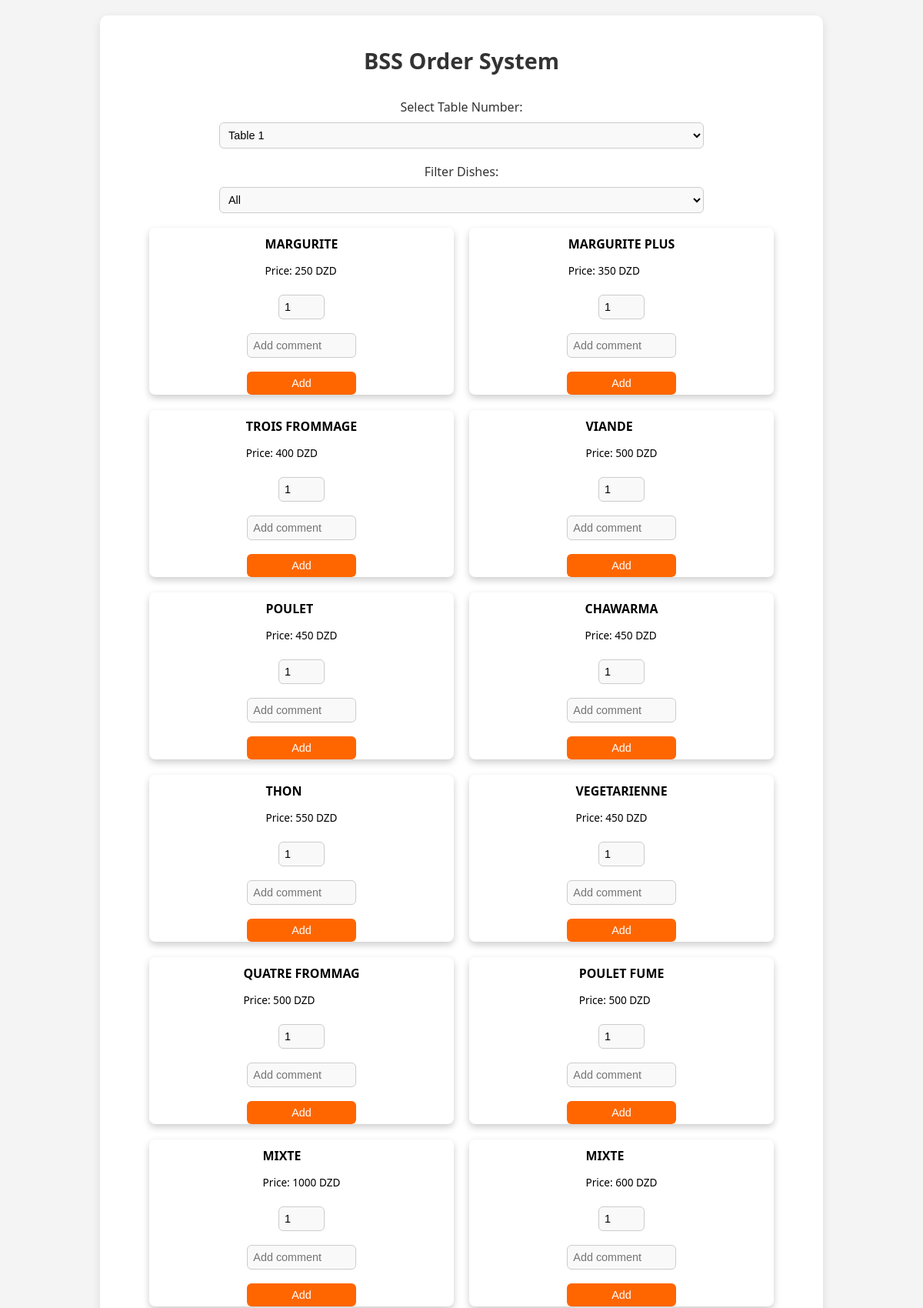
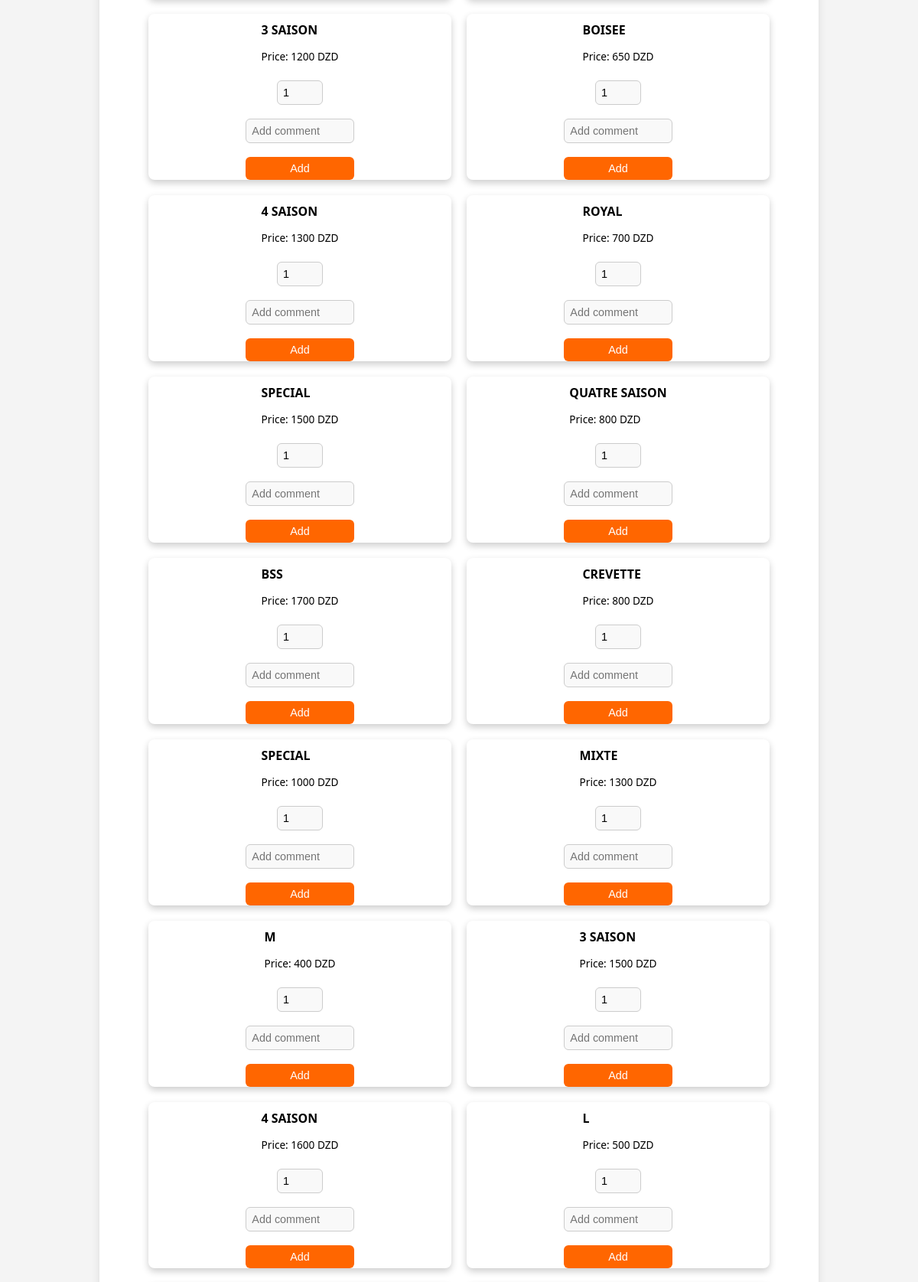
The page /order_system/ (signed in, upper part) on the database its author committed (2 pictures, top to bottom).
### pizza_app/models.py (models this page shows, shortened)
class Menu(models.Model):
    name = models.CharField(max_length=255)
    typ = models.ForeignKey(Typ  ,on_delete=models.SET_NULL, null=True, blank=True )
    price = models.DecimalField(max_digits=8, decimal_places=0)

### pizza_app/views.py (the view)
# urls.py: path('order_system/', views.order_system, name='order_system'),
@login_required(login_url='login')
def order_system(request):
    menu = Menu.objects.all()
    tables = Table.objects.all()
    typ = Typ.objects.all()
    return render(request,'table.html', {'menus': menu , 'tables': tables , 'typs':typ})

### pizza_app/models.py (called while the page is built)
    def __str__(self):
        return f"{self.name}"

    def __str__(self):
        return f"Table {self.number}"

### pizza_app/templates/table.html (shortened to what this page needs)
<!DOCTYPE html>
<html lang="en">
<head>
</head>
<body>
<div class="container">
    <h1>BSS Order System</h1>
    <label for="tableNumber">Select Table Number:</label>
    <select id="tableNumber">
        {% for table in tables %}
        <option value="{{ table.number }}">{{ table }}</option>
        {% endfor %}
    </select>
    <label for="filterDishes">Filter Dishes:</label>
    <select id="filterDishes" onchange="filterDishes(this.value)">
        <option value="all">All</option>
    </select>
    <div class="dish-container" id="dishContainer">
        {% for menu in menus %}
        <div class="dish-card" data-category="{{ menu.typ }}">
            <div class="dish-info">
                <h3>{{ menu.name }}</h3>
                <p>Price: {{ menu.price }} DZD</p>
            </div>
            <div class="dish-controls">
                <input type="number" min="1" value="1" class="quantityInput">
                <input id="comment" type="text" placeholder="Add comment" class="commentInput">
                <button onclick="addDish(this, '{{ menu.id }}', '{{ menu.typ }}', '{{ menu.name }}', {{ menu.price }})">Add</button>
            </div>
        </div>
        {% endfor %}
    </div>
</div>
</body>
</html>

### pizza_app/templates/table.html (style rules this page uses)
body { font-family: 'Segoe UI', Tahoma, Geneva, Verdana, sans-serif; background-color: #f4f4f4; margin: 0; padding: 0; }
.container { display: flex; max-width: 900px; margin: auto; padding: 20px; background: #ffffff; border-radius: 10px; box-shadow: 0 4px 12px rgba(0, 0, 0, 0.1); margin-top: 20px; flex-direction: column; align-items: center; }
h1 { text-align: center; font-size: 1.8rem; color: #333; margin-bottom: 20px; }
label { font-size: 1rem; color: #333; margin-top: 10px; }
select, input[type="text"], input[type="number"], button { width: 70%; padding: 7px; margin: 9px 0; border: 1px solid #ccc; border-radius: 6px; box-sizing: border-box; font-size: 0.9rem; }
select, input[type="text"], input[type="number"] { background-color: #f9f9f9; }
button { background-color: #ff6600; color: white; border: none; cursor: pointer; transition: background-color 0.3s; font-size: 0.9rem; }
.dish-container { display: flex; flex-wrap: wrap; justify-content: center; }
.dish-card { flex: 0 0 44%; display: flex; flex-direction: column; justify-content: space-between; align-items: center; padding: 0px; border-radius: 8px; background-color: #fff; margin: 10px; box-shadow: 0 4px 10px rgba(0, 0, 0, 0.2); height: 217px; font-size: 0.85rem; }
.dish-card h3 { margin: 10px 0; }
.dish-card .dish-controls { display: flex; flex-direction: column; align-items: center; }
.dish-card .quantityInput { width: 60px; }

### rows shown on the page
Menu: name "MARGURITE", price "250"
Menu: name "MARGURITE PLUS", price "350"
Menu: name "TROIS FROMMAGE", price "400"
Menu: name "VIANDE", price "500"
Menu: name "POULET", price "450"
Menu: name "CHAWARMA", price "450"
Menu: name "THON", price "550"
Menu: name "VEGETARIENNE", price "450"
Menu: name "QUATRE FROMMAG", price "500"
Menu: name "POULET FUME", price "500"
Menu: name "MIXTE", price "1000"
Menu: name "MIXTE", price "600"
Menu: name "3 SAISON", price "1200"
Menu: name "BOISEE", price "650"
Menu: name "4 SAISON", price "1300"
Menu: name "ROYAL", price "700"
Menu: name "SPECIAL", price "1500"
Menu: name "QUATRE SAISON", price "800"
Menu: name "BSS", price "1700"
Menu: name "CREVETTE", price "800"
Menu: name "SPECIAL", price "1000"
Menu: name "MIXTE", price "1300"
Menu: name "M", price "400"
Menu: name "3 SAISON", price "1500"
Menu: name "4 SAISON", price "1600"
Menu: name "L", price "500"

### other values the page prints
form field value "Table 1"
